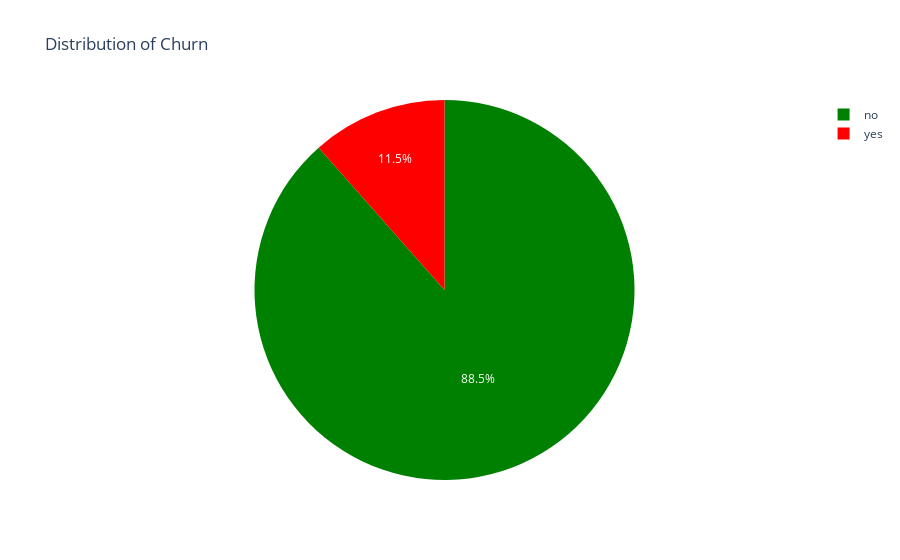

Write notebook code for a chart like this one.
### Code cell
target = df["y"].value_counts().to_frame()
target = target.reset_index()
target = target.rename(columns={'index': 'Category'})
fig = px.pie(target, values='y', names='Category', color_discrete_sequence=["green", "red"],
             title='Distribution of Churn')
fig.show()

### Figure 1 — Plotly figure (JSON) as saved in the notebook; plotly's stock layout.template omitted (floating-point values rounded to 4 significant figures)
{"data": [{"domain": {"x": [0, 1], "y": [0, 1]}, "hovertemplate": "Category=%{label}<br>y=%{value}<extra></extra>", "labels": ["no", "yes"], "legendgroup": "", "name": "", "showlegend": true, "type": "pie", "values": [4000, 521]}], "layout": {"legend": {"tracegroupgap": 0}, "piecolorway": ["green", "red"], "title": {"text": "Distribution of Churn"}}}
